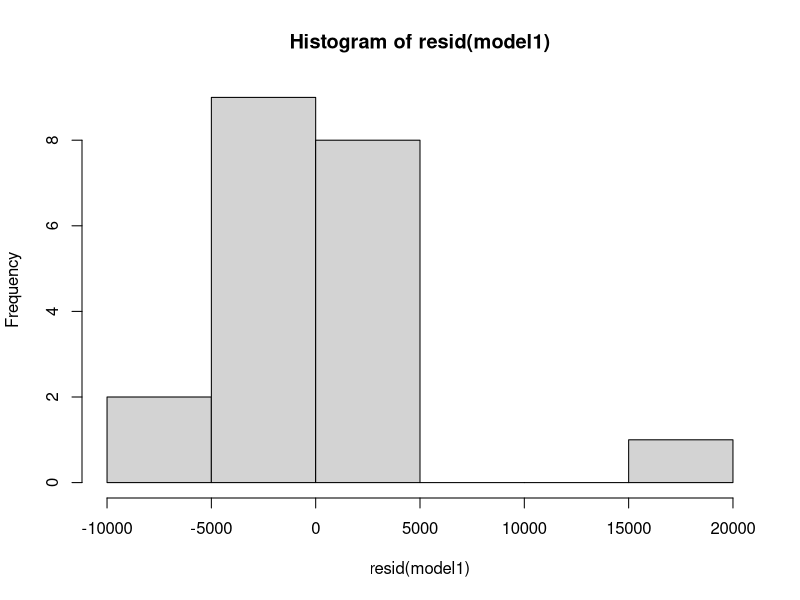
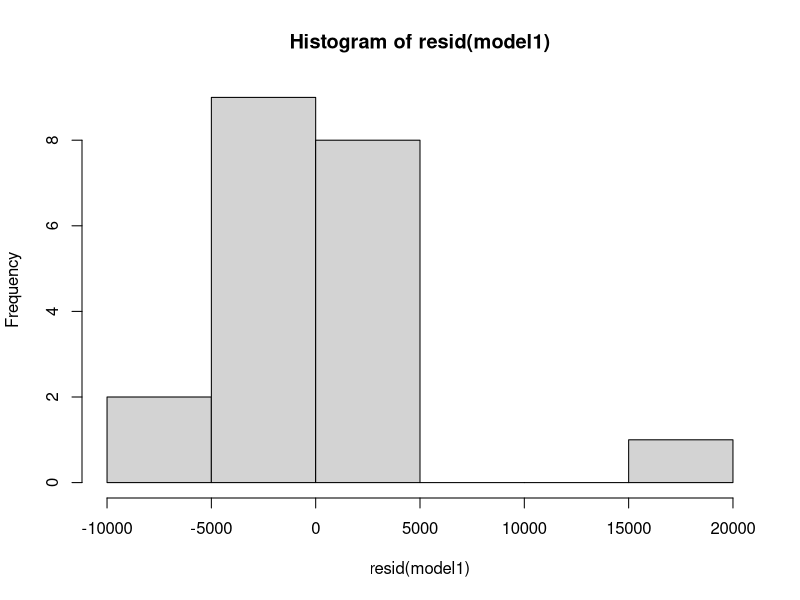
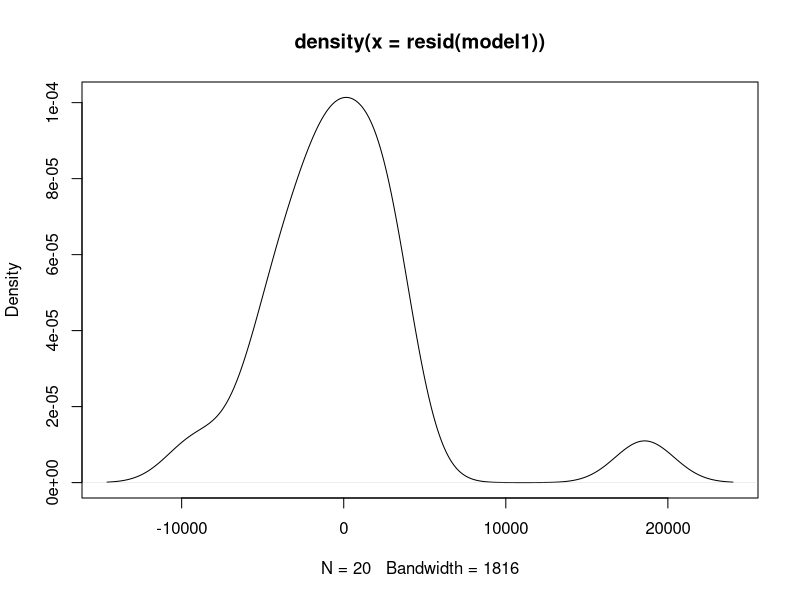
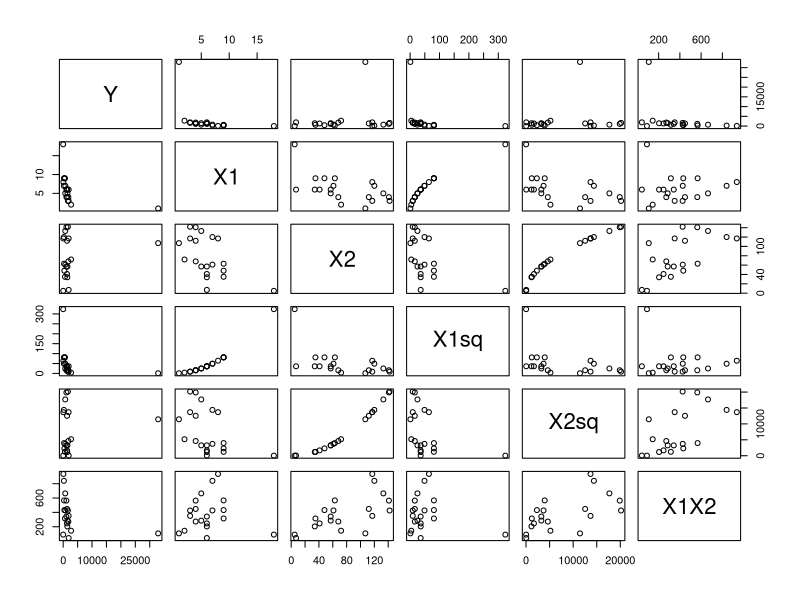
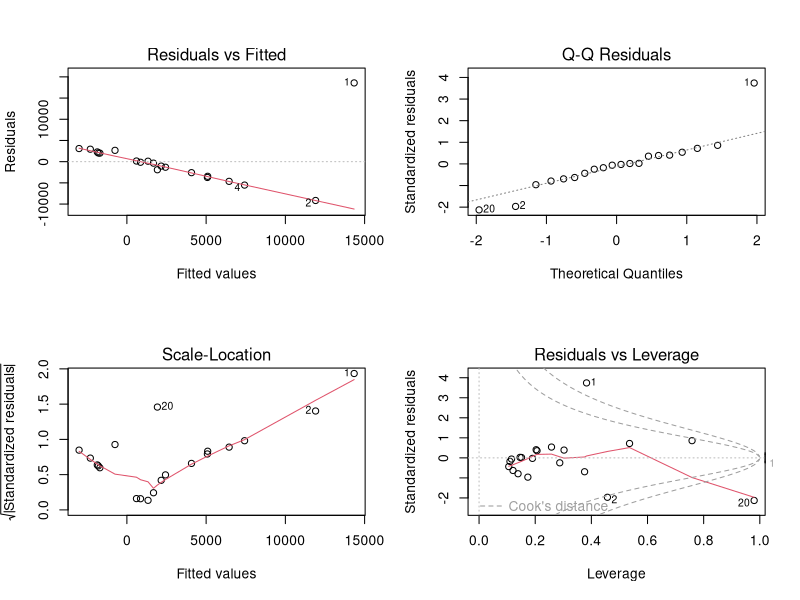

Write the R code that produced these figures, in order.
library(readr) 
library(car)

# Read data from csv
data <- read_csv("MidReg.csv")

# Fit data to linear model
model1 <- lm(Y ~ X1 + X2 + X1sq + X2sq + X1X2, data = data, na.action=na.omit)

# Print the model summary
summary(model1)

plot(hist(resid(model1)))
plot(density(resid(model1)))

pairs(data)

cor(data)

durbinWatsonTest(model1)

par(mfrow = c(2, 2))
plot(model1)

# # Add new data to data frame
newdat <- data.frame(
            X1 = c(10),
            X2 = c(50), 
            X1sq = c(100),
            X2sq = c(2500),
            X1X2 = c(500))

# # Find confidence interval for new data
predict(model1, newdat, se.fit = TRUE, interval = "prediction", level = 0.95)
